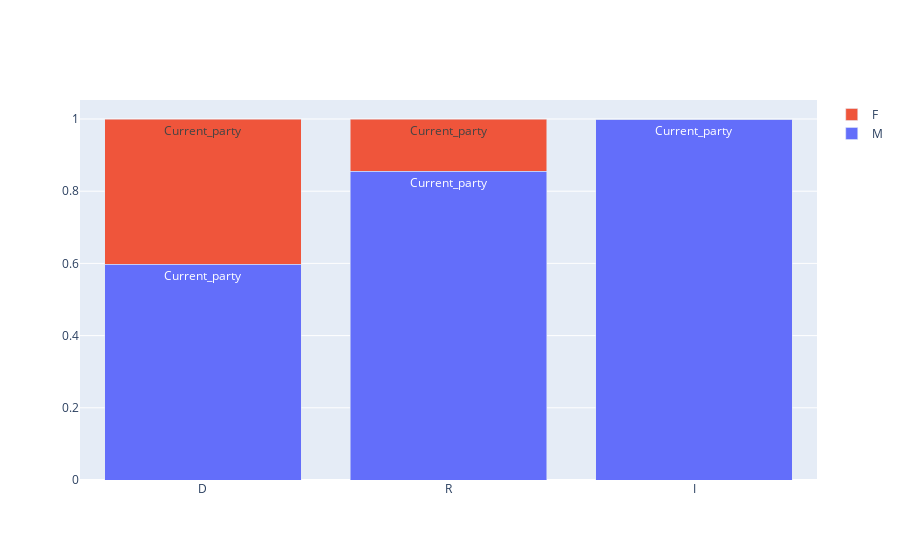

Write notebook code for a chart like this one.
### Code cell
plot_stack(df, 'gender', 'current_party', sort_by='F', by_pct=True)

### Figure 1 — Plotly figure (JSON) as saved in the notebook; plotly's stock layout.template omitted (floating-point values rounded to 4 significant figures)
{"data": [{"customdata": [183, 135, 1], "hovertemplate": "Gender: M<br>%{text}: %{x}<br>Reps Total: %{customdata}<br>Reps Pct: %{y:.1%}", "name": "M", "text": ["Current_party", "Current_party", "Current_party"], "type": "bar", "x": ["R", "D", "I"], "y": [0.8551, 0.5973, 1]}, {"customdata": [31, 91, 0], "hovertemplate": "Gender: F<br>%{text}: %{x}<br>Reps Total: %{customdata}<br>Reps Pct: %{y:.1%}", "name": "F", "text": ["Current_party", "Current_party", "Current_party"], "type": "bar", "x": ["R", "D", "I"], "y": [0.1449, 0.4027, 0]}], "layout": {"barmode": "stack", "xaxis": {"categoryarray": ["D", "R", "I"], "categoryorder": "array"}}}
